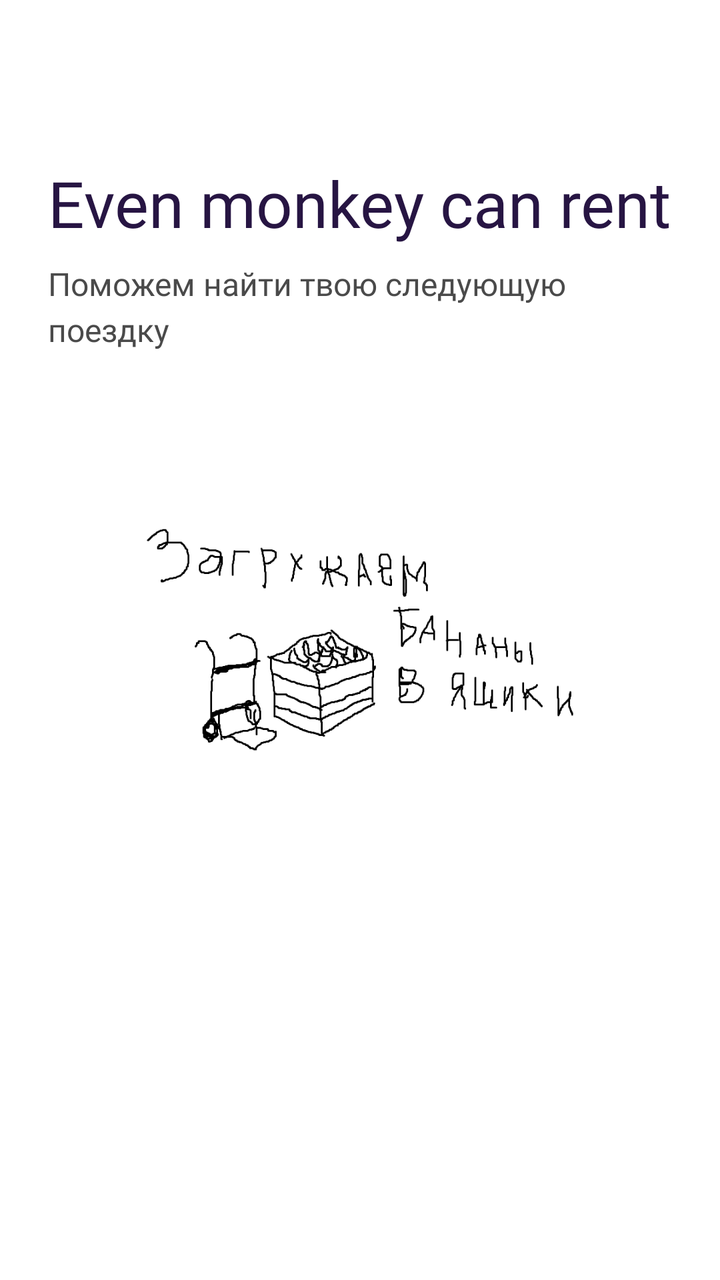
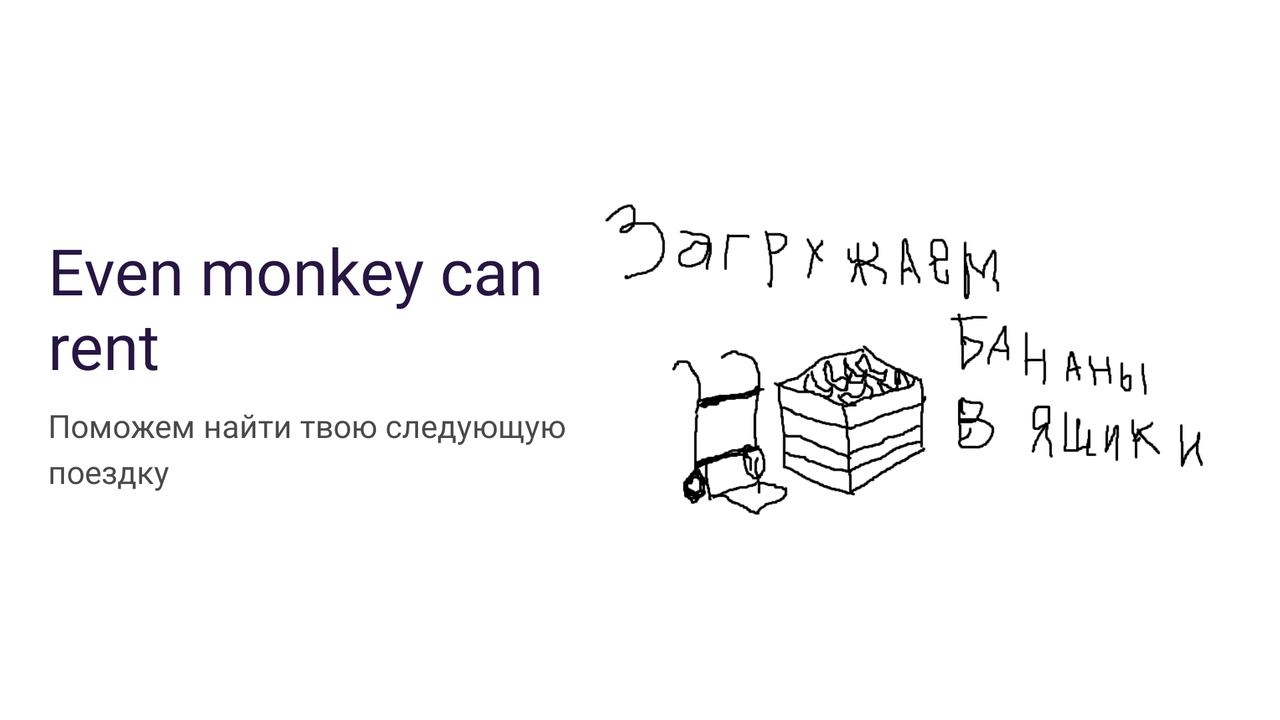

Two renders of one Android screen. The first uses the default layout on a phone; the second uses the alternative layout the repository ships for a different screen configuration, on a matching device. The two XML files are below.
<!-- AndroidManifest.xml: activity theme Theme.EvenMonkeyCanRent.Starting -->
<!-- res/layout/activity_splash.xml -->
<?xml version="1.0" encoding="utf-8"?>
<androidx.constraintlayout.widget.ConstraintLayout xmlns:android="http://schemas.android.com/apk/res/android"
    xmlns:app="http://schemas.android.com/apk/res-auto"
    android:id="@+id/root"
    android:layout_width="match_parent"
    android:layout_height="match_parent"
    android:background="@color/white"
    android:paddingHorizontal="@dimen/screen_padding">

    <TextView
        android:id="@+id/tvAppName"
        android:layout_width="0dp"
        android:layout_height="wrap_content"
        android:layout_marginTop="80dp"
        android:text="@string/app_name"
        style="@style/TextAppearance.EvenMonkeyCanRent.Logo"
        app:layout_constraintEnd_toEndOf="parent"
        app:layout_constraintStart_toStartOf="parent"
        app:layout_constraintTop_toTopOf="parent" />

    <TextView
        android:id="@+id/tvSlogan"
        android:layout_width="0dp"
        android:layout_height="wrap_content"
        android:layout_marginTop="8dp"
        android:text="@string/splash_slogan"
        style="@style/TextAppearance.EvenMonkeyCanRent.Body"
        android:textSize="16sp"
        app:layout_constraintEnd_toEndOf="parent"
        app:layout_constraintStart_toStartOf="parent"
        app:layout_constraintTop_toBottomOf="@id/tvAppName" />

    
    <ImageView
        android:id="@+id/ivLogo"
        android:layout_width="0dp"
        android:layout_height="0dp"
        android:adjustViewBounds="true"
        android:contentDescription="@string/app_name"
        android:scaleType="fitCenter"
        android:src="@drawable/img_splash"
        app:layout_constraintBottom_toBottomOf="parent"
        app:layout_constraintDimensionRatio="H,1:1"
        app:layout_constraintEnd_toEndOf="parent"
        app:layout_constraintStart_toStartOf="parent"
        app:layout_constraintTop_toTopOf="parent"
        app:layout_constraintWidth_max="400dp"
        app:layout_constraintWidth_percent="0.75" />

</androidx.constraintlayout.widget.ConstraintLayout>
<!-- resources referenced by this layout -->
<resources>
  <color name="white">#FFFFFF</color>
  <dimen name="screen_padding">24dp</dimen>
  <!-- drawable img_splash: png bitmap (drawable-nodpi, 20029 bytes) -->
  <string name="app_name">Even monkey can rent</string>
  <string name="splash_slogan">Поможем найти твою следующую поездку</string>
  <style name="TextAppearance.EvenMonkeyCanRent.Body" parent="">
          <item name="android:fontFamily">@font/montserrat_regular</item>
          <item name="android:textSize">14sp</item>
          <item name="android:textColor">@color/text_secondary</item>
          <item name="android:lineSpacingExtra">4sp</item>
      </style>
  <style name="TextAppearance.EvenMonkeyCanRent.Logo" parent="">
          <item name="android:fontFamily">@font/montserrat_semibold</item>
          <item name="android:textSize">32sp</item>
          <item name="android:textColor">@color/primary</item>
      </style>
  <style name="Theme.EvenMonkeyCanRent.Starting" parent="Theme.SplashScreen">
          <item name="windowSplashScreenBackground">@color/white</item>
          <item name="windowSplashScreenAnimatedIcon">@drawable/splash_icon</item>
          <item name="postSplashScreenTheme">@style/Theme.EvenMonkeyCanRent</item>
      </style>
  <color name="text_secondary">#4A4A4A</color>
  <color name="primary">#271543</color>
  <!-- drawable splash_icon (drawable) -->
  <?xml version="1.0" encoding="utf-8"?>
  <inset xmlns:android="http://schemas.android.com/apk/res/android"
      android:drawable="@drawable/img_logo"
      android:inset="28%" />
  <style name="Theme.EvenMonkeyCanRent" parent="Theme.Material3.Light.NoActionBar">
          <item name="colorPrimary">@color/primary</item>
          <item name="colorOnPrimary">@color/white</item>
          <item name="android:colorBackground">@color/white</item>
          <item name="android:windowBackground">@color/white</item>
          <item name="android:statusBarColor">@android:color/transparent</item>
          <item name="android:navigationBarColor">@android:color/transparent</item>
          <item name="android:windowLightStatusBar">true</item>
          <item name="android:windowLightNavigationBar">true</item>
          <item name="android:fontFamily">@font/montserrat</item>
      </style>
  <!-- drawable img_logo: png bitmap (drawable-nodpi, 5063 bytes) -->
</resources>
<!-- res/layout-land/activity_splash.xml (the repository's variant of the layout above) -->
<!-- drawn on the phone turned sideways -->
<?xml version="1.0" encoding="utf-8"?>
<androidx.constraintlayout.widget.ConstraintLayout xmlns:android="http://schemas.android.com/apk/res/android"
    xmlns:app="http://schemas.android.com/apk/res-auto"
    android:id="@+id/root"
    android:layout_width="match_parent"
    android:layout_height="match_parent"
    android:background="@color/white"
    android:paddingHorizontal="@dimen/screen_padding">

    <TextView
        android:id="@+id/tvAppName"
        android:layout_width="0dp"
        android:layout_height="wrap_content"
        android:text="@string/app_name"
        style="@style/TextAppearance.EvenMonkeyCanRent.Logo"
        app:layout_constraintBottom_toTopOf="@id/tvSlogan"
        app:layout_constraintEnd_toStartOf="@id/ivLogo"
        app:layout_constraintStart_toStartOf="parent"
        app:layout_constraintTop_toTopOf="parent"
        app:layout_constraintVertical_chainStyle="packed" />

    <TextView
        android:id="@+id/tvSlogan"
        android:layout_width="0dp"
        android:layout_height="wrap_content"
        android:layout_marginTop="8dp"
        android:text="@string/splash_slogan"
        style="@style/TextAppearance.EvenMonkeyCanRent.Body"
        android:textSize="16sp"
        app:layout_constraintBottom_toBottomOf="parent"
        app:layout_constraintEnd_toEndOf="@id/tvAppName"
        app:layout_constraintStart_toStartOf="parent"
        app:layout_constraintTop_toBottomOf="@id/tvAppName" />

    <ImageView
        android:id="@+id/ivLogo"
        android:layout_width="0dp"
        android:layout_height="0dp"
        android:layout_marginVertical="16dp"
        android:adjustViewBounds="true"
        android:contentDescription="@string/app_name"
        android:scaleType="fitCenter"
        android:src="@drawable/img_splash"
        app:layout_constraintBottom_toBottomOf="parent"
        app:layout_constraintDimensionRatio="W,1:1"
        app:layout_constraintEnd_toEndOf="parent"
        app:layout_constraintTop_toTopOf="parent" />

</androidx.constraintlayout.widget.ConstraintLayout>
